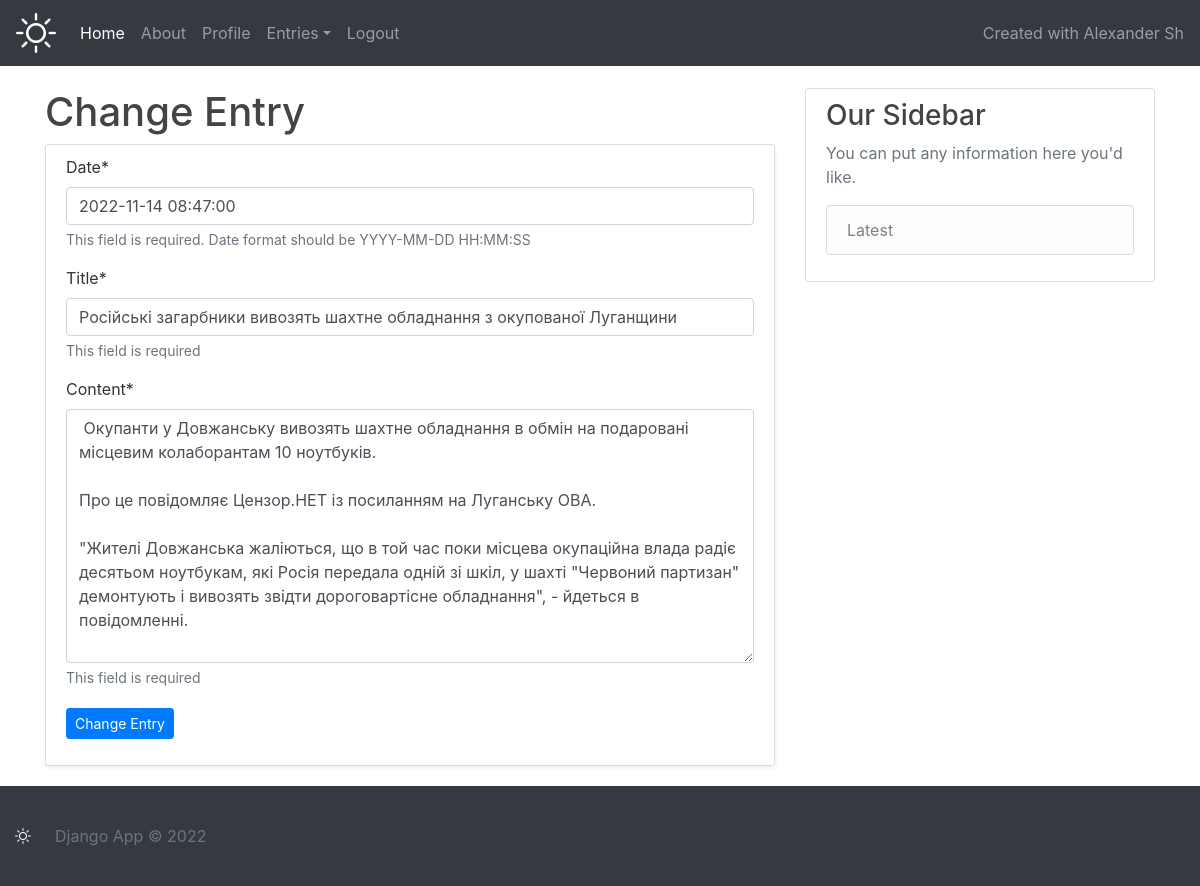
Before: /accounts/content/change/9/ (signed in) with the older database file.
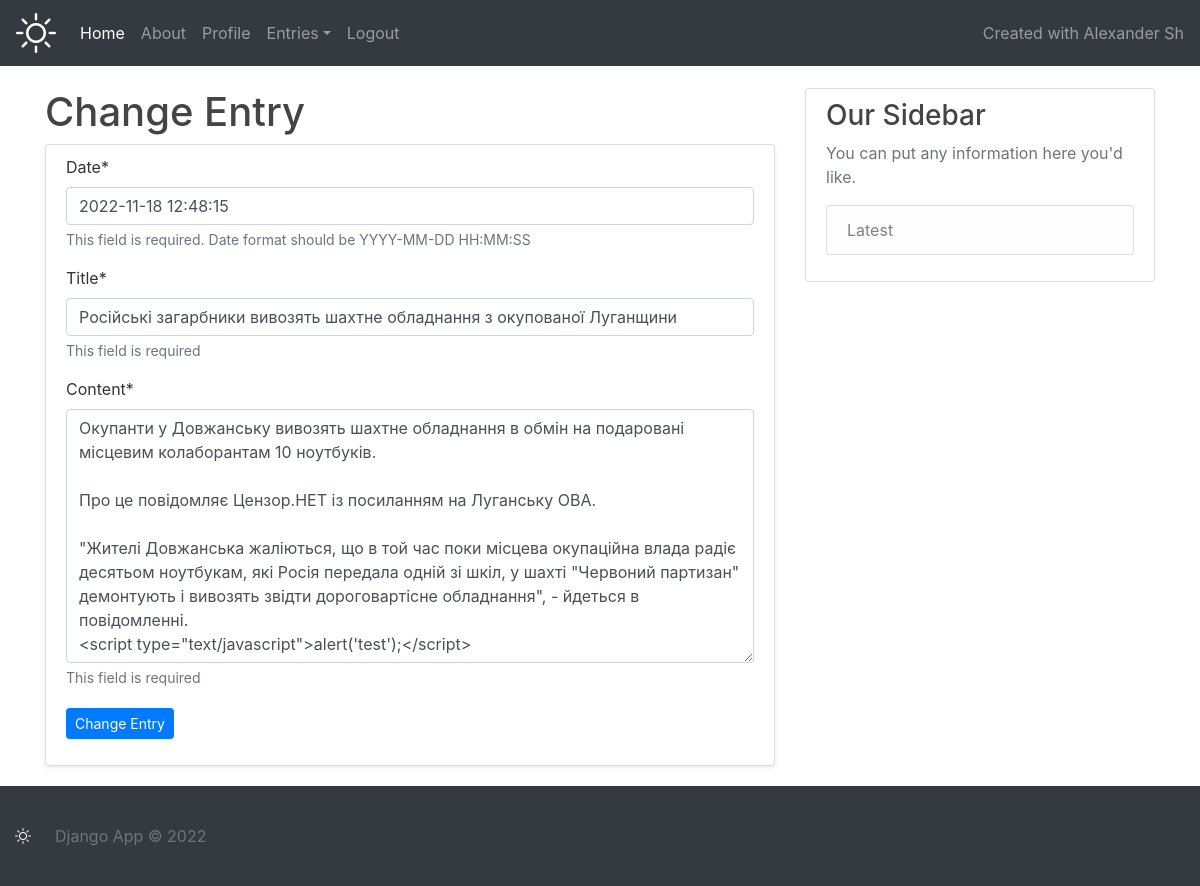
After: the same page with the newer database file.
### content/models.py (models this page shows)
class Entry(models.Model):
    title = models.CharField(max_length=100)
    content = models.TextField()
    user_id = models.IntegerField(null=False)
    created_at = models.DateTimeField(default=timezone.now)
    updated_at = models.DateTimeField(default=timezone.now)
    class Meta:
        db_table = "base_entry"

### content/views.py (the view)
# urls.py: path('accounts/content/change/<int:id>/', views.ChangeEntry, name='change-entry'),
@login_required
def ChangeEntry(request, id):
    entry = Entry.objects.get(user_id=request.user.id, id=id)
    if request.method == 'POST':
        form = ChangeEntryForm(request.POST, instance=entry)
        if form.is_valid():
            messages.success(request, _('Entry successfully updated.'), extra_tags='alert alert-success')
            form.save(commit=True)
            return redirect('change-entry', entry.id)
    else:
        form = ChangeEntryForm(instance=entry)
    return render(request, 'content/entry-form.html', {
        'form': form,
        'title': _('Change Entry'),
    })

### content/forms.py
class ChangeEntryForm(_ChangeEntryForm):
    def __init__(self, *args, **kwargs):
        super(_ChangeEntryForm, self).__init__(*args, **kwargs)
        self.fields['created_at'].help_text = '<small class="form-text text-muted">This field is required. ' \
                                              'Date format should be YYYY-MM-DD HH:MM:SS</small>'
        self.fields['title'].help_text = '<small class="form-text text-muted">This field is required</small>'
        self.fields['content'].help_text = '<small class="form-text text-muted">This field is required</small>'

### content/templates/content/entry-form.html (shortened to what this page needs)
{% extends "index.html" %}
{% load crispy_forms_tags %}
{% block content %}
<div class="content-section shadow-sm">
    <form method="post">
        <div class="form-group">
        {{ form|crispy }}
        </div>
        <div class="float-end mt-2 pt-1">
            <button type="submit" class="btn btn-primary btn-sm">{{ title }}</button>
        </div>
    </form>
</div>
{% endblock content %}

Changed rows visible on the page:
changed Entry "Російські загарбники вивозять шахтне обладнання з окупованої Луганщини": created_at "2022-11-14 08:47:00" → "2022-11-18 12:48:15"; content "…- йдеться в повідомленні." → "…- йдеться в повідомленні. <script type=\"text/javascript\">alert('test');</script>"
